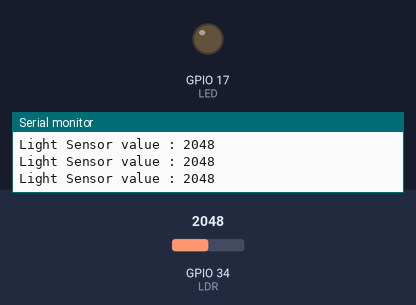
Simulated run of this sketch. Board: ESP32. Parts: output pins drawn as LEDs (lit = HIGH), the last lines printed to the serial monitor. Inputs (shaded band) come from the test bench; at power-on: GPIO 34 (LDR) = 2048.

Above: at 1.2 s.
1.3 s: GPIO 34 (LDR) set to 199
2.8 s: GPIO 34 (LDR) set to 165
At 4.0 s:
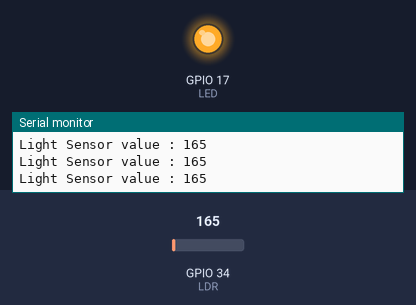
4.3 s: GPIO 34 (LDR) set to 491
At 5.5 s:
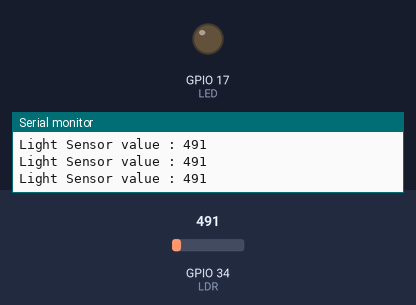
5.8 s: GPIO 34 (LDR) set to 140
At 7.2 s:
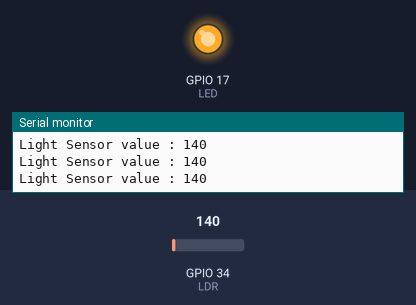
Timing chart, 0 to 8.3 s (numbered marks = the images above; inputs shaded):
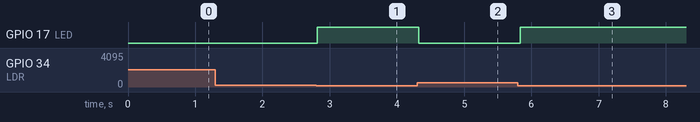

The sketch:

LDR.ino
```cpp
#define LDR 34
#define LED 17

void setup() {
  Serial.begin(9600);  // Corrected baud rate
  pinMode(LED, OUTPUT);
  digitalWrite(LED, HIGH);
}

void loop() {
  int data = analogRead(LDR);
  Serial.print("Light Sensor value : ");
  Serial.println(data);

  if (data < 180)
  {
    digitalWrite(LED, HIGH);
    //Serial.println("On");
  }
  else
  {
    digitalWrite(LED, LOW);
    //Serial.println("Off");
  }

  delay(50);
}
```

Measured:
- the behaviour switches between 180 and 179 on GPIO 34 (LDR) (found by bisection; images 0 and 1)
- after the input at 2.8 s, GPIO 17 (LED): LOW → HIGH at once
- after the input at 4.3 s, GPIO 17 (LED): HIGH → LOW at once
- after the input at 5.8 s, GPIO 17 (LED): LOW → HIGH at once
